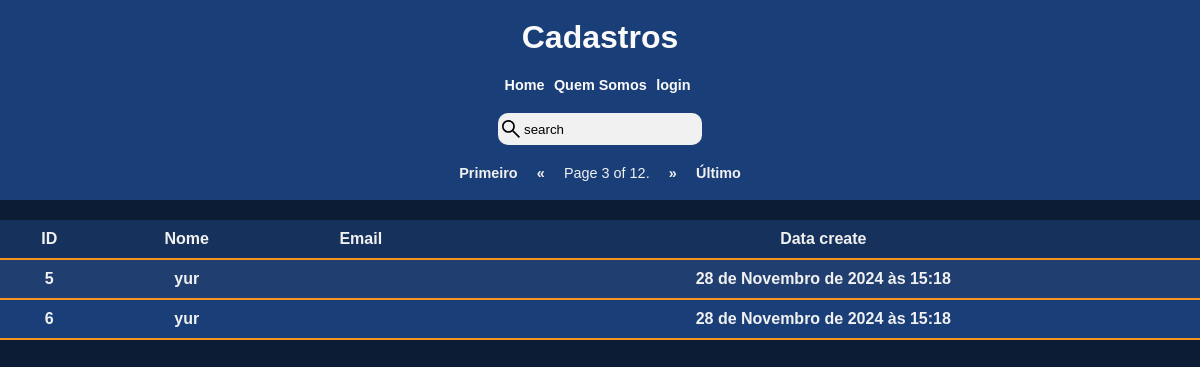
/usuarios/?page=3, run on an earlier commit of the app's database.
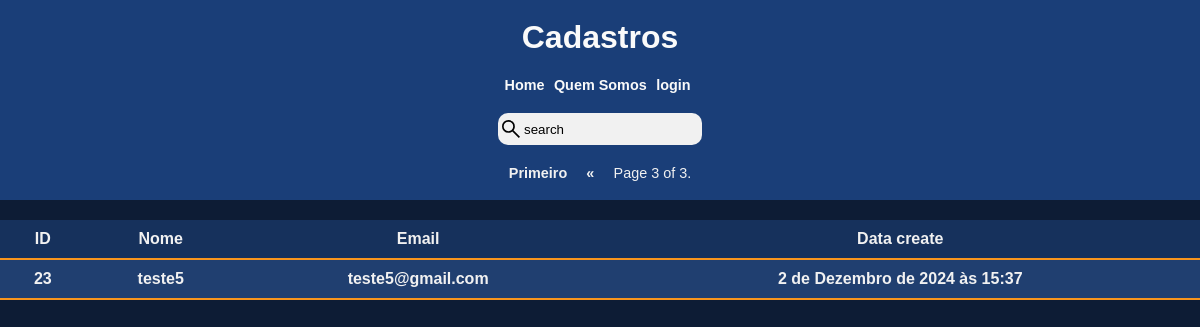
And on a later commit of the database.
### contact/models.py (models this page shows, shortened)
class Usuarios(models.Model):
    id_usuario = models.AutoField(primary_key=True)
    nome = models.CharField(max_length=255)
    gmail = models.EmailField(max_length=255, unique=True)
    senha = models.CharField(max_length=255, validators=[MinLengthValidator(4)])
    created_date = models.DateTimeField(default=timezone.now)

### contact/views.py (the view, shortened to what this page needs)
# urls.py: path('usuarios/', views.usuarios, name='usuarios'),
def usuarios(request):
    usuarios =  Usuarios.objects.all()
    paginator = Paginator(usuarios, 2)  # Show 25 contacts per page.
    page_number = request.GET.get("page")
    page_obj = paginator.get_page(page_number)
    return render(request, "contact/usuarios.html", {"page_obj": page_obj})

### contact/templates/contact/usuarios.html
{% extends "base/usuarios.html" %}
{%block content%}
    <main id="lista-usuarios">
        <table>
            <thead>
                <tr>
                    <th> ID </th>
                    <th> Nome </th>
                    <th> Email</th>
                    <th> Data create </th>
                </tr>
            </thead>
            <tbody id="tabela-usuarios">
                {% for usuarios in page_obj %}
                    <tr>
                        <td>
                            {{ usuarios.id_usuario }}
                        </td>
                        <td>
                            {{ usuarios.nome }}
                        </td>
                        <td>
                            {{ usuarios.gmail }}
                        </td>
                        <td>
                            {{ usuarios.created_date }}
                        </td>
                    </tr>
                {% endfor %}
            </tbody>
        </table>
    </main>
{% endblock content%}

### templates/base/usuarios.html (shortened to what this page needs)
{% load static %}
<!DOCTYPE html>
<html lang="pt-br">
<head>
    <link rel="stylesheet" href="{% static 'global/css/style.css' %}">
    <link rel="stylesheet" href="{% static 'global/css/partials.css'%}">
</head>
<body id="body-usuarios">
    {% include 'base/partials/_header_usuarios.html' %}
{% block content %}{% endblock content %}
</body>
</html>

### templates/base/partials/_header_usuarios.html
{% load static %}
<header id="header-usuarios">
    <h1> Cadastros</h1>
    <nav>
        <a class="nav-usuarios" href="{% url 'index' %}">Home</a>
        <a class="nav-usuarios" href="{% url 'quemsomos' %}">Quem Somos</a>
        <a class="nav-usuarios" href="{% url 'login' %}">login</a>
    </nav>
    <form class="forms" action="" method="get">
        <img src="{% static 'global/imgs/lupa.svg'%}" alt="">
        <input type="search" placeholder="search" id="search" class="search-input" name="q">
    </form>
    <div class="pagination">
        <span class="step-links">
            {% if page_obj.has_previous %}
                <a href="?page=1"> Primeiro</a>
                <a href="?page={{ page_obj.previous_page_number }}">&laquo;</a>
            {% endif %}
            <span class="current">
                Page {{ page_obj.number }} of {{ page_obj.paginator.num_pages }}.
            </span>
            {% if page_obj.has_next %}
                <a href="?page={{ page_obj.next_page_number }}">&raquo;</a>
                <a href="?page={{ page_obj.paginator.num_pages }}">Último </a>
            {% endif %}
        </span>
    </div>
</header>

### templates/static/global/css/style.css (style rules this page uses)
* { margin: 0%; padding: 0%; }
:root { --cor01: #ffcc14; --cor02: #1a3e78; --cor03: #0F23D9; --cor04: #f8951d; --cor05: black; --cor06: #fff; --cor07: #fafafa; --cor08: #f1f1f1; --cor09: white; }
body { font-family:'Lucida Sans', 'Lucida Sans Regular', 'Lucida Grande', 'Lucida Sans Unicode', Geneva, Verdana, sans-serif; }
main { text-align: justify; text-decoration: none; padding-top: 70px; }
#body-usuarios { background-color: #0d1c35 !important; }
#lista-usuarios { width: 100%; overflow-x: auto; }
table { width: 100%; border-collapse: collapse; margin-top: 150px; table-layout: auto; }
th, td { padding: 10px; text-align: center; border: 2px solid var(--cor04); border-left: none; border-right: none; border-top: none; word-wrap: break-word; }
th { background-color: #16315c; color: var(--cor08); font-weight: bolder; }
tr { background-color: #203f70; color: var(--cor08); font-weight: 600; }

### templates/static/global/css/partials.css (style rules this page uses)
* { margin: 0%; padding: 0%; }
:root { --cor01: #ffcc14; --cor02: #1a3e78; --cor03: #0F23D9; --cor04: #f8951d; --cor05: black; --cor06: #fff; --cor07: #fafafa; --cor08: #f1f1f1; --spacing: 1.5rem; --transition-fast: 300ms; --link-dark-color: rgb(0, 83, 134); }
header { display: flex; justify-content: space-between; flex-wrap: wrap; background-color:var(--cor07); position: fixed; z-index: 1090; width: 100%; }
#header-usuarios { width: 100%; height: 200px; background-color: var(--cor02); display: flex; flex-direction: column; justify-content: space-evenly; align-items:center; }
#header-usuarios > h1 { color: var(--cor07); }
.nav-usuarios { text-decoration: none; color:var(--cor07); font-weight: bold; margin-right: 5px; font-size: 0.9rem; }
.forms { display: flex; flex-direction: row; align-items: center; justify-content: space-evenly; width: 17%; height: 32px; background-color:var(--cor08); border-radius: 10px; }
.search-input { color: black; outline: none; border: none; background-color: transparent; }
.search-input::placeholder { color: black; }
.pagination { display: flex; justify-content: center; }
.current { color: var(--cor04); font-size: 0.9rem; color: var(--cor08); }
.pagination .step-links { display: flex; gap: calc(var(--spacing) * 0.8); }
.pagination .step-links a { color: var(--cor08); transition: color var(--transition-fast) ease-in-out; text-decoration: none; display: block; font-weight: 700; font-size: 0.9rem; }

What changed in the data, as far as the page shows it:
removed Usuarios: id_usuario "5", nome "yur", created_date "28 de Novembro de 2024 às 15:18"
removed Usuarios: id_usuario "6", nome "yur", created_date "28 de Novembro de 2024 às 15:18"
now on this page (row edited): Usuarios: id_usuario "23", nome "teste5", gmail "teste5@gmail.com", created_date "2 de Dezembro de 2024 às 15:37"
Also different on the page:
{{ page_obj.paginator.num_pages }}: "12" → "3"
text no longer shown: "» Último"
